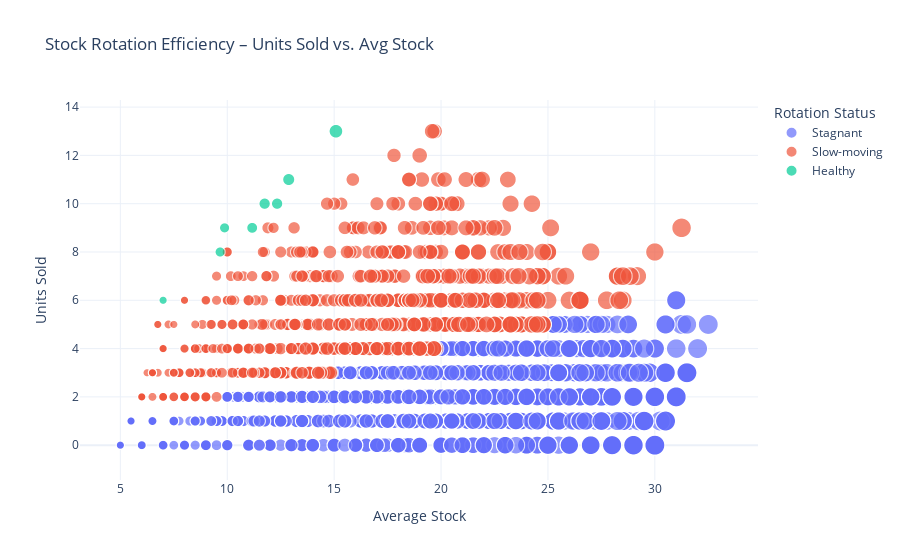

Notebook code for this chart:
### Code cell
import plotly.express as px

fig = px.scatter(
    rotacion_df,
    x='Stock_medio',
    y='Unidades_vendidas',
    color='Estado',
    hover_data=['Producto', 'Categoría', 'Turnover_ratio'],
    size='Stock_final',
    title="Stock Rotation Efficiency – Units Sold vs. Avg Stock",
    template='plotly_white'
)

fig.update_layout(
    xaxis_title="Average Stock",
    yaxis_title="Units Sold",
    legend_title="Rotation Status"
)

fig.show()

### Figure 1 — Plotly figure (JSON) as saved in the notebook; plotly's stock layout.template omitted (floating-point values rounded to 4 significant figures; data arrays with more than 128 entries replaced by an {"elided": "..."} marker saying what was removed)
{"data": [{"customdata": {"elided": "1896x3 mixed values"}, "hovertemplate": "Estado=Stagnant<br>Stock_medio=%{x}<br>Unidades_vendidas=%{y}<br>Stock_final=%{marker.size}<br>Producto=%{customdata[0]}<br>Categoría=%{customdata[1]}<br>Turnover_ratio=%{customdata[2]}<extra></extra>", "legendgroup": "Stagnant", "marker": {"color": "#636efa", "size": {"elided": "1896 int values"}, "sizemode": "area", "sizeref": 0.075, "symbol": "circle"}, "mode": "markers", "name": "Stagnant", "showlegend": true, "type": "scattergl", "x": {"elided": "1896 float values"}, "xaxis": "x", "y": {"elided": "1896 int values"}, "yaxis": "y"}, {"customdata": {"elided": "847x3 mixed values"}, "hovertemplate": "Estado=Slow-moving<br>Stock_medio=%{x}<br>Unidades_vendidas=%{y}<br>Stock_final=%{marker.size}<br>Producto=%{customdata[0]}<br>Categoría=%{customdata[1]}<br>Turnover_ratio=%{customdata[2]}<extra></extra>", "legendgroup": "Slow-moving", "marker": {"color": "#EF553B", "size": {"elided": "847 int values"}, "sizemode": "area", "sizeref": 0.075, "symbol": "circle"}, "mode": "markers", "name": "Slow-moving", "showlegend": true, "type": "scattergl", "x": {"elided": "847 float values"}, "xaxis": "x", "y": {"elided": "847 int values"}, "yaxis": "y"}, {"customdata": [["Cinturón Star", "Accesorios", 0.8571], ["Star Bag", "Bolsos", 0.8619], ["Tote GG", "Bolsos", 0.806], ["Star Bag", "Bolsos", 0.8108], ["Bomber Star", "Chaquetas", 0.9114], ["Leather Biker", "Chaquetas", 0.8511], ["Leather Biker", "Chaquetas", 0.8276], ["Denim Glow", "Chaquetas", 0.8544]], "hovertemplate": "Estado=Healthy<br>Stock_medio=%{x}<br>Unidades_vendidas=%{y}<br>Stock_final=%{marker.size}<br>Producto=%{customdata[0]}<br>Categoría=%{customdata[1]}<br>Turnover_ratio=%{customdata[2]}<extra></extra>", "legendgroup": "Healthy", "marker": {"color": "#00cc96", "size": [5, 14, 9, 10, 8, 10, 8, 11], "sizemode": "area", "sizeref": 0.075, "symbol": "circle"}, "mode": "markers", "name": "Healthy", "showlegend": true, "type": "scattergl", "x": [7.0, 15.08, 11.17, 12.33, 9.875, 11.75, 9.667, 12.88], "xaxis": "x", "y": [6, 13, 9, 10, 9, 10, 8, 11], "yaxis": "y"}], "layout": {"legend": {"itemsizing": "constant", "title": {"text": "Rotation Status"}, "tracegroupgap": 0}, "title": {"text": "Stock Rotation Efficiency – Units Sold vs. Avg Stock"}, "xaxis": {"anchor": "y", "domain": [0, 1], "title": {"text": "Average Stock"}}, "yaxis": {"anchor": "x", "domain": [0, 1], "title": {"text": "Units Sold"}}}}
